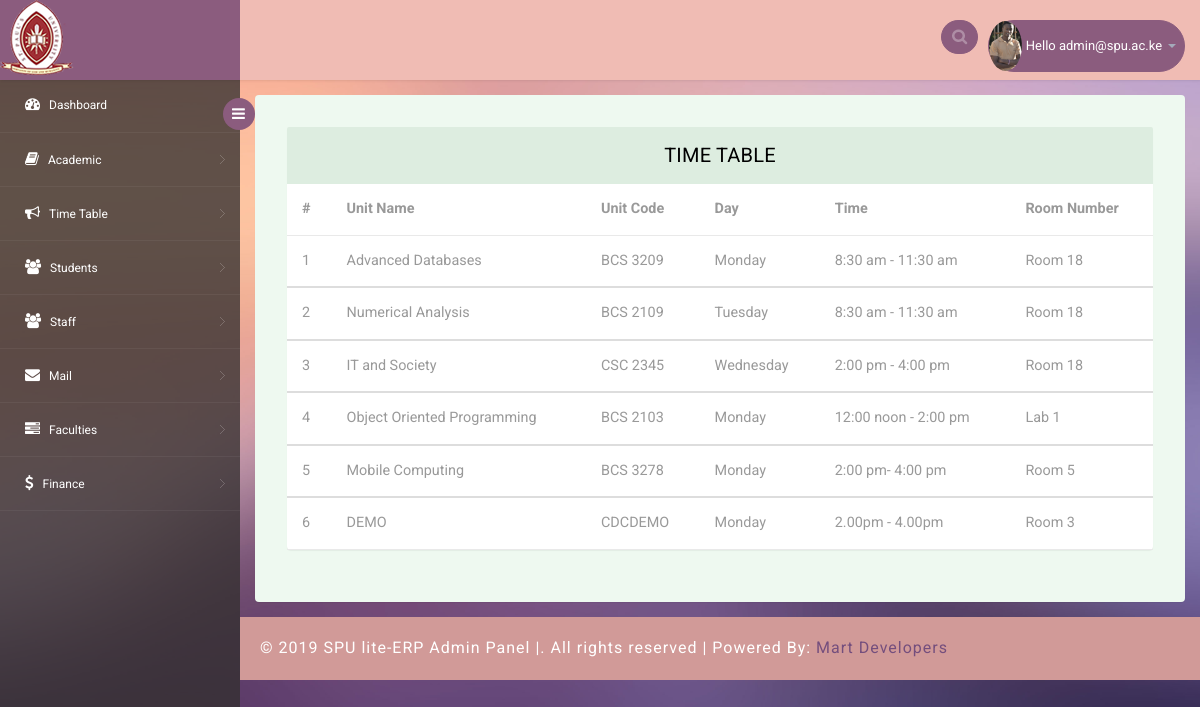
The page /modules/spuadmin/admin-spu-view-timetable.php on the database its author committed.
### tables this page shows
CREATE TABLE `timetable` (
  `id` int(20) NOT NULL,
  `unitname` varchar(200) NOT NULL,
  `unitcode` varchar(20) NOT NULL,
  `day` varchar(20) NOT NULL,
  `time` varchar(20) NOT NULL,
  `roomno` varchar(20) NOT NULL
);

### modules/spuadmin/admin-spu-view-timetable.php (the view, shortened to what this page needs)
<?php
include('includes/config.php');
if(strlen($_SESSION['alogin'])==1)
	{
header('location:index.php');
}
else{
 ?>
<!DOCTYPE html>
<head>
<link rel="stylesheet" href="css/bootstrap.min.css" >
<link href="css/style.css" rel='stylesheet' type='text/css' />
<link href="css/style-responsive.css" rel="stylesheet"/>
<link rel="stylesheet" href="css/font.css" type="text/css"/>
<link href="css/font-awesome.css" rel="stylesheet">
</head>
<body>
<section id="container">
<?php include("includes/header.php")?>
<?php include("includes/navbar.php")?>
<section id="main-content">
	<section class="wrapper">
		<div class="table-agile-info">
 <div class="panel panel-default">
    <div class="panel-heading">
     Time Table
    </div>
    <div>
      <table class="table table-stripped" ui-jq="footable" ui-options='{
        "paging": {
          "enabled": true
        },
        "filtering": {
          "enabled": true
        },
        "sorting": {
          "enabled": true
        }}'>
        <thead>
          <tr>
            <th data-breakpoints="xs">#</th>
            <th data-breakpoints="xs">Unit Name</th>
            <th data-breakpoints="xs sm md" data-title="Unit Code">Unit Code</th>
            <th data-breakpoints="xs sm md" data-title="day">Day</th>
            <th data-breakpoints="xs sm md" data-title="Time">Time</th>
            <th data-breakpoints="xs sm md" data-title="Roomno">Room Number</th>
          </tr>
        </thead>
        <tbody>
          <tr data-expanded="true">
          <?php $sql = "SELECT * from  timetable ";
$query = $dbh -> prepare($sql);
$query->execute();
$results=$query->fetchAll(PDO::FETCH_OBJ);
$cnt=1;
if($query->rowCount() > 0)
{
foreach($results as $result)
{				?>
                                            <td><?php echo htmlentities($cnt);?></td>
											<td><?php echo htmlentities($result->unitname);?></td>
											<td><?php echo htmlentities($result->unitcode);?></td>
											<td><?php echo htmlentities($result->day);?></td>
                                            <td><?php echo htmlentities($result->time);?></td>
                                            <td><?php echo htmlentities($result->roomno);?></td>
          </tr>
        </tbody>
        <?php $cnt=$cnt+1; }} ?>
      </table>
    </div>
  </div>
</div>
</section>
          <?php include("includes/footer.php")?>
</section>
</section>
</body>
</html>
<?php }?>

### modules/spuadmin/includes/header.php (shortened to what this page needs)
<header class="header fixed-top clearfix">
<div class="brand">
    <a href="dashboard.php" >
        <img src="images/logo.png">
    </a>
    <div class="sidebar-toggle-box">
        <div class="fa fa-bars"></div>
    </div>
</div>
<div class="top-nav clearfix">
    <ul class="nav pull-right top-menu">
        <li>
            <input type="text" class="form-control search" placeholder=" Search">
        </li>
        <li class="dropdown">
            <a data-toggle="dropdown" class="dropdown-toggle" href="#">
                <img alt="" src="images/2.jpg">
                <span class="username">Hello admin@spu.ac.ke</span>
                <b class="caret"></b>
            </a>
        </li>
    </ul>
</div>
</header>

### modules/spuadmin/includes/navbar.php (shortened to what this page needs)
<aside>
    <div id="sidebar" class="nav-collapse">
        <div class="leftside-navigation">
            <ul class="sidebar-menu" id="nav-accordion">
                <li>
                    <a class="" href="admin-spu-dashboard.php">
                        <i class="fa fa-dashboard"></i>
                        <span>Dashboard</span>
                    </a>
                </li>
                <li class="sub-menu">
                    <a href="javascript:;">
                        <i class="fa fa-book"></i>
                        <span>Academic</span>
                    </a>
                </li>
                <li class="sub-menu">
                    <a href="javascript:;">
                        <i class="fa fa-bullhorn"></i>
                        <span>Time Table</span>
                    </a>
                </li>
                <li class="sub-menu">
                    <a href="javascript:;">
                        <i class="fa fa-users"></i>
                        <span>Students</span>
                    </a>
                </li>
                <li class="sub-menu">
                    <a href="javascript:;">
                        <i class="fa fa-users"></i>
                        <span>Staff</span>
                    </a>
                </li>
                <li class="sub-menu">
                    <a href="javascript:;">
                        <i class="fa fa-envelope"></i>
                        <span>Mail </span>
                    </a>
                </li>
                <li class="sub-menu">
                    <a href="javascript:;">
                        <i class=" fa  fa-tasks"></i>
                        <span>Faculties</span>
                    </a>
                </li>
                <li class="sub-menu">
                    <a href="javascript:;">
                        <i class=" fa fa-dollar"></i>
                        <span>Finance</span>
                    </a>
                </li>
    </div>
</aside>

### modules/spuadmin/includes/footer.php
<div class="footer">
			<div class="wthree-copyright">
			  <p> © 2019  SPU lite-ERP Admin Panel |. All rights reserved | Powered By: <a target="_blank" href="https://martmbithi.github.io">Mart Developers</a></p>
			</div>
		  </div>

### rows shown on the page
timetable: unitname "Advanced Databases", unitcode "BCS 3209", day "Monday", time "8:30 am - 11:30 am", roomno "Room 18"
timetable: unitname "Numerical Analysis", unitcode "BCS 2109", day "Tuesday", time "8:30 am - 11:30 am", roomno "Room 18"
timetable: unitname "IT and Society", unitcode "CSC 2345", day "Wednesday", time "2:00 pm - 4:00 pm", roomno "Room 18"
timetable: unitname "Object Oriented Programming", unitcode "BCS 2103", day "Monday", time "12:00 noon - 2:00 pm", roomno "Lab 1"
timetable: unitname "Mobile Computing", unitcode "BCS 3278", day "Monday", time "2:00 pm- 4:00 pm", roomno "Room 5"
timetable: unitname "DEMO", unitcode "CDCDEMO", day "Monday", time "2.00pm - 4.00pm", roomno "Room 3"
